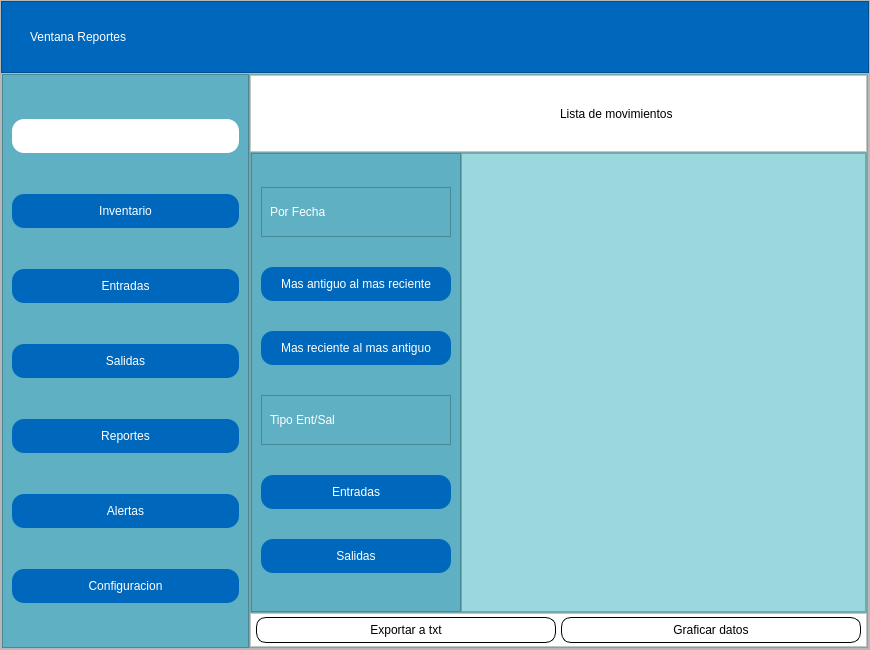
<?xml version="1.0" encoding="UTF-8"?>
<ui version="4.0">
 <class>Form</class>
 <widget class="QWidget" name="Form">
  <property name="geometry">
   <rect>
    <x>0</x>
    <y>0</y>
    <width>870</width>
    <height>650</height>
   </rect>
  </property>
  <property name="windowTitle">
   <string>Form</string>
  </property>
  <layout class="QVBoxLayout" name="verticalLayout">
   <property name="spacing">
    <number>0</number>
   </property>
   <property name="leftMargin">
    <number>0</number>
   </property>
   <property name="topMargin">
    <number>0</number>
   </property>
   <property name="rightMargin">
    <number>0</number>
   </property>
   <property name="bottomMargin">
    <number>0</number>
   </property>
   <item>
    <widget class="QFrame" name="frame">
     <property name="frameShape">
      <enum>QFrame::StyledPanel</enum>
     </property>
     <property name="frameShadow">
      <enum>QFrame::Raised</enum>
     </property>
     <layout class="QVBoxLayout" name="verticalLayout_2" stretch="1,8">
      <property name="spacing">
       <number>0</number>
      </property>
      <property name="leftMargin">
       <number>0</number>
      </property>
      <property name="topMargin">
       <number>0</number>
      </property>
      <property name="rightMargin">
       <number>0</number>
      </property>
      <property name="bottomMargin">
       <number>0</number>
      </property>
      <item>
       <widget class="QFrame" name="frame_superior">
        <property name="styleSheet">
         <string notr="true">QFrame{
	background-color: #0068BC;
}

QLabel {
	color: #FFFFFF;
    border: none;
    padding: 5px;
	font: 20pt &quot;Swis721 BlkCn BT&quot;;
}

QPushButton {
	background-color: transparent;
    color: #FFFFFF;
    border: none;
    padding: 5px;
}
QPushButton:hover { 
	background-color:#5DADE2; 
	
}
</string>
        </property>
        <property name="frameShape">
         <enum>QFrame::StyledPanel</enum>
        </property>
        <property name="frameShadow">
         <enum>QFrame::Raised</enum>
        </property>
        <layout class="QHBoxLayout" name="horizontalLayout">
         <property name="spacing">
          <number>0</number>
         </property>
         <property name="leftMargin">
          <number>0</number>
         </property>
         <property name="topMargin">
          <number>0</number>
         </property>
         <property name="rightMargin">
          <number>0</number>
         </property>
         <property name="bottomMargin">
          <number>0</number>
         </property>
         <item>
          <spacer name="horizontalSpacer_2">
           <property name="orientation">
            <enum>Qt::Horizontal</enum>
           </property>
           <property name="sizeType">
            <enum>QSizePolicy::Preferred</enum>
           </property>
           <property name="sizeHint" stdset="0">
            <size>
             <width>20</width>
             <height>20</height>
            </size>
           </property>
          </spacer>
         </item>
         <item>
          <widget class="QLabel" name="label">
           <property name="text">
            <string>Ventana Reportes</string>
           </property>
          </widget>
         </item>
         <item>
          <spacer name="horizontalSpacer">
           <property name="orientation">
            <enum>Qt::Horizontal</enum>
           </property>
           <property name="sizeHint" stdset="0">
            <size>
             <width>365</width>
             <height>20</height>
            </size>
           </property>
          </spacer>
         </item>
         <item>
          <widget class="QPushButton" name="btn_minimizar">
           <property name="text">
            <string/>
           </property>
           <property name="icon">
            <iconset>
             <normaloff>../models/minimizar.svg</normaloff>../models/minimizar.svg</iconset>
           </property>
           <property name="iconSize">
            <size>
             <width>40</width>
             <height>40</height>
            </size>
           </property>
          </widget>
         </item>
         <item>
          <widget class="QPushButton" name="btn_achicar">
           <property name="text">
            <string/>
           </property>
           <property name="icon">
            <iconset>
             <normaloff>../models/hacerchico.svg</normaloff>../models/hacerchico.svg</iconset>
           </property>
           <property name="iconSize">
            <size>
             <width>40</width>
             <height>40</height>
            </size>
           </property>
          </widget>
         </item>
         <item>
          <widget class="QPushButton" name="btn_agrandar">
           <property name="text">
            <string/>
           </property>
           <property name="icon">
            <iconset>
             <normaloff>../models/hacergrande.svg</normaloff>../models/hacergrande.svg</iconset>
           </property>
           <property name="iconSize">
            <size>
             <width>40</width>
             <height>40</height>
            </size>
           </property>
          </widget>
         </item>
         <item>
          <widget class="QPushButton" name="btn_cerrar">
           <property name="text">
            <string/>
           </property>
           <property name="icon">
            <iconset>
             <normaloff>../models/cerrar.svg</normaloff>../models/cerrar.svg</iconset>
           </property>
           <property name="iconSize">
            <size>
             <width>40</width>
             <height>40</height>
            </size>
           </property>
          </widget>
         </item>
         <item>
          <spacer name="horizontalSpacer_3">
           <property name="orientation">
            <enum>Qt::Horizontal</enum>
           </property>
           <property name="sizeType">
            <enum>QSizePolicy::Preferred</enum>
           </property>
           <property name="sizeHint" stdset="0">
            <size>
             <width>20</width>
             <height>20</height>
            </size>
           </property>
          </spacer>
         </item>
        </layout>
       </widget>
      </item>
      <item>
       <widget class="QFrame" name="frame_cuerpo">
        <property name="frameShape">
         <enum>QFrame::StyledPanel</enum>
        </property>
        <property name="frameShadow">
         <enum>QFrame::Raised</enum>
        </property>
        <layout class="QHBoxLayout" name="horizontalLayout_2" stretch="2,5">
         <property name="spacing">
          <number>0</number>
         </property>
         <property name="leftMargin">
          <number>0</number>
         </property>
         <property name="topMargin">
          <number>0</number>
         </property>
         <property name="rightMargin">
          <number>0</number>
         </property>
         <property name="bottomMargin">
          <number>0</number>
         </property>
         <item>
          <widget class="QFrame" name="frame_barra">
           <property name="maximumSize">
            <size>
             <width>300</width>
             <height>16777215</height>
            </size>
           </property>
           <property name="styleSheet">
            <string notr="true">QFrame {
	background-color: #60B0C3
}
QPushButton{
	background-color: #0068BC;       
    color: #FFFFFF;                    /* Texto blanco */
    border: none;                    /* Sin borde de línea */
    border-radius: 12px;             /* Bordes redondeados */
    padding: 10px 20px;              /* Relleno interno */
    font: bold 12pt &quot;Arial&quot;; 
}
QPushButton#btn_resumen{
background-color: #ffffff
}
QPushButton#btn_resumen:hover{
background-color: #5DADE2;
}
QPushButton:hover {
    background-color: #5DADE2;       /* Color cuando el mouse pasa encima */
}
</string>
           </property>
           <property name="frameShape">
            <enum>QFrame::StyledPanel</enum>
           </property>
           <property name="frameShadow">
            <enum>QFrame::Raised</enum>
           </property>
           <layout class="QVBoxLayout" name="verticalLayout_3">
            <item>
             <widget class="QPushButton" name="btn_resumen">
              <property name="text">
               <string/>
              </property>
              <property name="icon">
               <iconset>
                <normaloff>../models/logoIMSreduce.png</normaloff>../models/logoIMSreduce.png</iconset>
              </property>
              <property name="iconSize">
               <size>
                <width>120</width>
                <height>120</height>
               </size>
              </property>
             </widget>
            </item>
            <item>
             <widget class="QPushButton" name="btn_inventario">
              <property name="text">
               <string>Inventario</string>
              </property>
              <property name="icon">
               <iconset>
                <normaloff>../models/inventario.svg</normaloff>../models/inventario.svg</iconset>
              </property>
              <property name="iconSize">
               <size>
                <width>30</width>
                <height>30</height>
               </size>
              </property>
             </widget>
            </item>
            <item>
             <widget class="QPushButton" name="btn_entradas">
              <property name="text">
               <string>Entradas</string>
              </property>
              <property name="icon">
               <iconset>
                <normaloff>../models/entrada.svg</normaloff>../models/entrada.svg</iconset>
              </property>
              <property name="iconSize">
               <size>
                <width>30</width>
                <height>30</height>
               </size>
              </property>
             </widget>
            </item>
            <item>
             <widget class="QPushButton" name="btn_salidas">
              <property name="text">
               <string>Salidas</string>
              </property>
              <property name="icon">
               <iconset>
                <normaloff>../models/salida.svg</normaloff>../models/salida.svg</iconset>
              </property>
              <property name="iconSize">
               <size>
                <width>30</width>
                <height>30</height>
               </size>
              </property>
             </widget>
            </item>
            <item>
             <widget class="QPushButton" name="btn_reportes">
              <property name="text">
               <string>Reportes</string>
              </property>
              <property name="icon">
               <iconset>
                <normaloff>../models/reportes.svg</normaloff>../models/reportes.svg</iconset>
              </property>
              <property name="iconSize">
               <size>
                <width>30</width>
                <height>30</height>
               </size>
              </property>
             </widget>
            </item>
            <item>
             <widget class="QPushButton" name="btn_alertas">
              <property name="text">
               <string>Alertas</string>
              </property>
              <property name="icon">
               <iconset>
                <normaloff>../models/alertas.svg</normaloff>../models/alertas.svg</iconset>
              </property>
              <property name="iconSize">
               <size>
                <width>30</width>
                <height>30</height>
               </size>
              </property>
             </widget>
            </item>
            <item>
             <widget class="QPushButton" name="btn_configuracion">
              <property name="text">
               <string>Configuracion</string>
              </property>
              <property name="icon">
               <iconset>
                <normaloff>../models/configuracion.svg</normaloff>../models/configuracion.svg</iconset>
              </property>
              <property name="iconSize">
               <size>
                <width>30</width>
                <height>30</height>
               </size>
              </property>
             </widget>
            </item>
           </layout>
          </widget>
         </item>
         <item>
          <widget class="QFrame" name="frame_contenido">
           <property name="styleSheet">
            <string notr="true">background-color: #99D8DD</string>
           </property>
           <property name="frameShape">
            <enum>QFrame::StyledPanel</enum>
           </property>
           <property name="frameShadow">
            <enum>QFrame::Raised</enum>
           </property>
           <layout class="QVBoxLayout" name="verticalLayout_4" stretch="1,6,0">
            <property name="spacing">
             <number>0</number>
            </property>
            <property name="leftMargin">
             <number>0</number>
            </property>
            <property name="topMargin">
             <number>0</number>
            </property>
            <property name="rightMargin">
             <number>0</number>
            </property>
            <property name="bottomMargin">
             <number>0</number>
            </property>
            <item>
             <widget class="QFrame" name="frame_busqueda">
              <property name="styleSheet">
               <string notr="true">QFrame{
	background-color: #ffffff
}
QPushButton {
	background-color: transparent;
    color: #FFFFFF;
    border: none;
    padding: 5px;
}
QPushButton:hover { 
	background-color:#5DADE2; 
	min-width: 60px;
    min-height: 60px;
    border-radius: 30px; 
}
QLineEdit{
	border: 1px solid #000000;
	border-radius:10px;
	height:40px;
	font: 20pt &quot;Swis721 BlkCn BT&quot;;
}
QLabel {
	color: black;
    border: none;
    padding: 5px;
	font: 20pt &quot;Swis721 BlkCn BT&quot;;
}</string>
              </property>
              <property name="frameShape">
               <enum>QFrame::StyledPanel</enum>
              </property>
              <property name="frameShadow">
               <enum>QFrame::Raised</enum>
              </property>
              <layout class="QHBoxLayout" name="horizontalLayout_3">
               <item>
                <widget class="QPushButton" name="bt_ocultar">
                 <property name="text">
                  <string/>
                 </property>
                 <property name="icon">
                  <iconset>
                   <normaloff>../models/izquierda.svg</normaloff>../models/izquierda.svg</iconset>
                 </property>
                 <property name="iconSize">
                  <size>
                   <width>50</width>
                   <height>50</height>
                  </size>
                 </property>
                </widget>
               </item>
               <item>
                <widget class="QPushButton" name="bt_mostrar">
                 <property name="text">
                  <string/>
                 </property>
                 <property name="icon">
                  <iconset>
                   <normaloff>../models/derecha.svg</normaloff>../models/derecha.svg</iconset>
                 </property>
                 <property name="iconSize">
                  <size>
                   <width>50</width>
                   <height>50</height>
                  </size>
                 </property>
                </widget>
               </item>
               <item>
                <spacer name="horizontalSpacer_5">
                 <property name="orientation">
                  <enum>Qt::Horizontal</enum>
                 </property>
                 <property name="sizeType">
                  <enum>QSizePolicy::Preferred</enum>
                 </property>
                 <property name="sizeHint" stdset="0">
                  <size>
                   <width>10</width>
                   <height>20</height>
                  </size>
                 </property>
                </spacer>
               </item>
               <item>
                <widget class="QLabel" name="label_4">
                 <property name="text">
                  <string>Lista de movimientos</string>
                 </property>
                </widget>
               </item>
               <item>
                <spacer name="horizontalSpacer_4">
                 <property name="orientation">
                  <enum>Qt::Horizontal</enum>
                 </property>
                 <property name="sizeType">
                  <enum>QSizePolicy::Preferred</enum>
                 </property>
                 <property name="sizeHint" stdset="0">
                  <size>
                   <width>30</width>
                   <height>20</height>
                  </size>
                 </property>
                </spacer>
               </item>
               <item>
                <widget class="QPushButton" name="btn_filtrar">
                 <property name="text">
                  <string/>
                 </property>
                 <property name="icon">
                  <iconset>
                   <normaloff>../models/filtrar.svg</normaloff>../models/filtrar.svg</iconset>
                 </property>
                 <property name="iconSize">
                  <size>
                   <width>50</width>
                   <height>50</height>
                  </size>
                 </property>
                </widget>
               </item>
              </layout>
             </widget>
            </item>
            <item>
             <widget class="QFrame" name="frame_informacion">
              <property name="frameShape">
               <enum>QFrame::StyledPanel</enum>
              </property>
              <property name="frameShadow">
               <enum>QFrame::Raised</enum>
              </property>
              <layout class="QHBoxLayout" name="horizontalLayout_5" stretch="0,5">
               <property name="spacing">
                <number>0</number>
               </property>
               <property name="leftMargin">
                <number>0</number>
               </property>
               <property name="topMargin">
                <number>0</number>
               </property>
               <property name="rightMargin">
                <number>0</number>
               </property>
               <property name="bottomMargin">
                <number>0</number>
               </property>
               <item>
                <widget class="QFrame" name="frame_barrafiltro">
                 <property name="styleSheet">
                  <string notr="true">QFrame {
	background-color: #60B0C3
}
QPushButton{
	background-color: #0068BC;       
    color: #FFFFFF;                    /* Texto blanco */
    border: none;                    /* Sin borde de línea */
    border-radius: 12px;             /* Bordes redondeados */
    padding: 10px 20px;              /* Relleno interno */
    font: bold 12pt &quot;Arial&quot;; 
}
QPushButton#btn_resumen{
background-color: #ffffff
}
QPushButton#btn_resumen:hover{
background-color: #5DADE2;
}
QPushButton:hover {
    background-color: #5DADE2;       /* Color cuando el mouse pasa encima */
}

QLabel {
	color: #FFFFFF;
    border: none;
    padding: 5px;
	font: 20pt &quot;Swis721 BlkCn BT&quot;;
}
</string>
                 </property>
                 <property name="frameShape">
                  <enum>QFrame::StyledPanel</enum>
                 </property>
                 <property name="frameShadow">
                  <enum>QFrame::Raised</enum>
                 </property>
                 <layout class="QVBoxLayout" name="verticalLayout_5">
                  <item>
                   <widget class="QFrame" name="frame_2">
                    <property name="maximumSize">
                     <size>
                      <width>16777215</width>
                      <height>50</height>
                     </size>
                    </property>
                    <property name="frameShape">
                     <enum>QFrame::StyledPanel</enum>
                    </property>
                    <property name="frameShadow">
                     <enum>QFrame::Raised</enum>
                    </property>
                    <layout class="QHBoxLayout" name="horizontalLayout_6" stretch="5,5">
                     <property name="leftMargin">
                      <number>0</number>
                     </property>
                     <property name="topMargin">
                      <number>0</number>
                     </property>
                     <property name="rightMargin">
                      <number>0</number>
                     </property>
                     <property name="bottomMargin">
                      <number>0</number>
                     </property>
                     <item>
                      <widget class="QLabel" name="label_2">
                       <property name="maximumSize">
                        <size>
                         <width>160</width>
                         <height>16777215</height>
                        </size>
                       </property>
                       <property name="text">
                        <string>Por Fecha</string>
                       </property>
                      </widget>
                     </item>
                     <item>
                      <widget class="QLabel" name="label_3">
                       <property name="maximumSize">
                        <size>
                         <width>60</width>
                         <height>50</height>
                        </size>
                       </property>
                       <property name="text">
                        <string/>
                       </property>
                       <property name="pixmap">
                        <pixmap>../models/calendario.svg</pixmap>
                       </property>
                       <property name="scaledContents">
                        <bool>true</bool>
                       </property>
                      </widget>
                     </item>
                    </layout>
                   </widget>
                  </item>
                  <item>
                   <widget class="QPushButton" name="btn_antiguo_a_actual">
                    <property name="text">
                     <string>Mas antiguo al mas reciente</string>
                    </property>
                    <property name="icon">
                     <iconset>
                      <normaloff>../models/mayor_a_menor.svg</normaloff>../models/mayor_a_menor.svg</iconset>
                    </property>
                    <property name="iconSize">
                     <size>
                      <width>30</width>
                      <height>30</height>
                     </size>
                    </property>
                   </widget>
                  </item>
                  <item>
                   <widget class="QPushButton" name="btn_actual_a_antiguo">
                    <property name="text">
                     <string>Mas reciente al mas antiguo</string>
                    </property>
                    <property name="icon">
                     <iconset>
                      <normaloff>../models/menor_a_mayor.svg</normaloff>../models/menor_a_mayor.svg</iconset>
                    </property>
                    <property name="iconSize">
                     <size>
                      <width>30</width>
                      <height>30</height>
                     </size>
                    </property>
                   </widget>
                  </item>
                  <item>
                   <widget class="QFrame" name="frame_3">
                    <property name="maximumSize">
                     <size>
                      <width>16777215</width>
                      <height>50</height>
                     </size>
                    </property>
                    <property name="frameShape">
                     <enum>QFrame::StyledPanel</enum>
                    </property>
                    <property name="frameShadow">
                     <enum>QFrame::Raised</enum>
                    </property>
                    <layout class="QHBoxLayout" name="horizontalLayout_7">
                     <property name="leftMargin">
                      <number>0</number>
                     </property>
                     <property name="topMargin">
                      <number>0</number>
                     </property>
                     <property name="rightMargin">
                      <number>0</number>
                     </property>
                     <property name="bottomMargin">
                      <number>0</number>
                     </property>
                     <item>
                      <widget class="QLabel" name="label_5">
                       <property name="maximumSize">
                        <size>
                         <width>160</width>
                         <height>16777215</height>
                        </size>
                       </property>
                       <property name="text">
                        <string>Tipo Ent/Sal</string>
                       </property>
                      </widget>
                     </item>
                     <item>
                      <widget class="QLabel" name="label_6">
                       <property name="maximumSize">
                        <size>
                         <width>60</width>
                         <height>50</height>
                        </size>
                       </property>
                       <property name="text">
                        <string/>
                       </property>
                       <property name="pixmap">
                        <pixmap>../models/stock.svg</pixmap>
                       </property>
                       <property name="scaledContents">
                        <bool>true</bool>
                       </property>
                      </widget>
                     </item>
                    </layout>
                   </widget>
                  </item>
                  <item>
                   <widget class="QPushButton" name="btn_entradas_2">
                    <property name="text">
                     <string>Entradas</string>
                    </property>
                    <property name="icon">
                     <iconset>
                      <normaloff>../models/entrada.svg</normaloff>../models/entrada.svg</iconset>
                    </property>
                    <property name="iconSize">
                     <size>
                      <width>30</width>
                      <height>30</height>
                     </size>
                    </property>
                   </widget>
                  </item>
                  <item>
                   <widget class="QPushButton" name="btn_salidas_2">
                    <property name="text">
                     <string>Salidas</string>
                    </property>
                    <property name="icon">
                     <iconset>
                      <normaloff>../models/salida.svg</normaloff>../models/salida.svg</iconset>
                    </property>
                    <property name="iconSize">
                     <size>
                      <width>30</width>
                      <height>30</height>
                     </size>
                    </property>
                   </widget>
                  </item>
                 </layout>
                </widget>
               </item>
               <item>
                <widget class="QTableView" name="tableInventario"/>
               </item>
              </layout>
             </widget>
            </item>
            <item>
             <widget class="QFrame" name="frame_exportar">
              <property name="styleSheet">
               <string notr="true">QFrame{
	background-color: #ffffff
}
QPushButton {
	background-color: transparent;
    color: #000000;
    padding: 5px;
	font: 16pt &quot;Swis721 BlkCn BT&quot;;
	border: 1px solid #000000;
	border-radius:10px;
}
QPushButton:hover {
    background-color: #5DADE2;       /* Color cuando el mouse pasa encima */
}
QLineEdit{
	border: 1px solid #000000;
	border-radius:10px;
	height:40px;
	font: 20pt &quot;Swis721 BlkCn BT&quot;;
}</string>
              </property>
              <property name="frameShape">
               <enum>QFrame::StyledPanel</enum>
              </property>
              <property name="frameShadow">
               <enum>QFrame::Raised</enum>
              </property>
              <layout class="QHBoxLayout" name="horizontalLayout_4">
               <property name="spacing">
                <number>5</number>
               </property>
               <property name="leftMargin">
                <number>5</number>
               </property>
               <property name="topMargin">
                <number>3</number>
               </property>
               <property name="rightMargin">
                <number>5</number>
               </property>
               <property name="bottomMargin">
                <number>3</number>
               </property>
               <item>
                <widget class="QPushButton" name="btn_exportar">
                 <property name="text">
                  <string>Exportar a txt</string>
                 </property>
                 <property name="icon">
                  <iconset>
                   <normaloff>../models/exportar.svg</normaloff>../models/exportar.svg</iconset>
                 </property>
                 <property name="iconSize">
                  <size>
                   <width>25</width>
                   <height>25</height>
                  </size>
                 </property>
                </widget>
               </item>
               <item>
                <widget class="QPushButton" name="btn_graficar">
                 <property name="text">
                  <string>Graficar datos</string>
                 </property>
                 <property name="icon">
                  <iconset>
                   <normaloff>../models/grafica.svg</normaloff>../models/grafica.svg</iconset>
                 </property>
                 <property name="iconSize">
                  <size>
                   <width>25</width>
                   <height>25</height>
                  </size>
                 </property>
                </widget>
               </item>
              </layout>
             </widget>
            </item>
           </layout>
          </widget>
         </item>
        </layout>
       </widget>
      </item>
     </layout>
    </widget>
   </item>
  </layout>
 </widget>
 <resources/>
 <connections/>
</ui>
